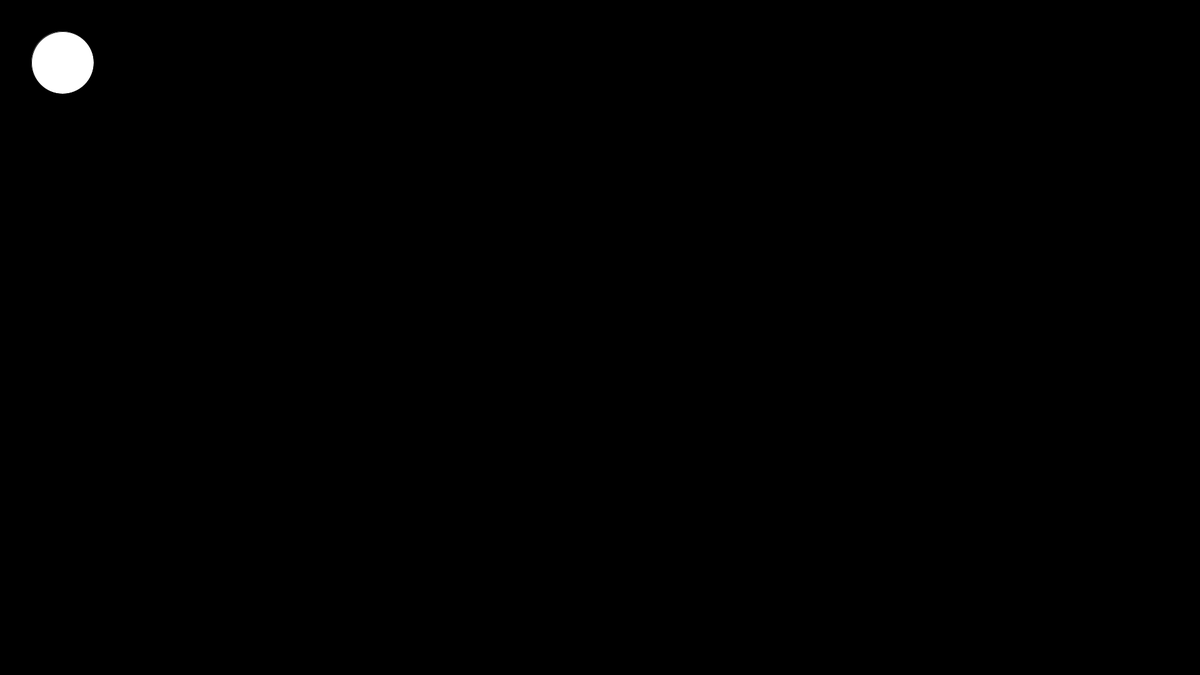
Frame 1 (no input)
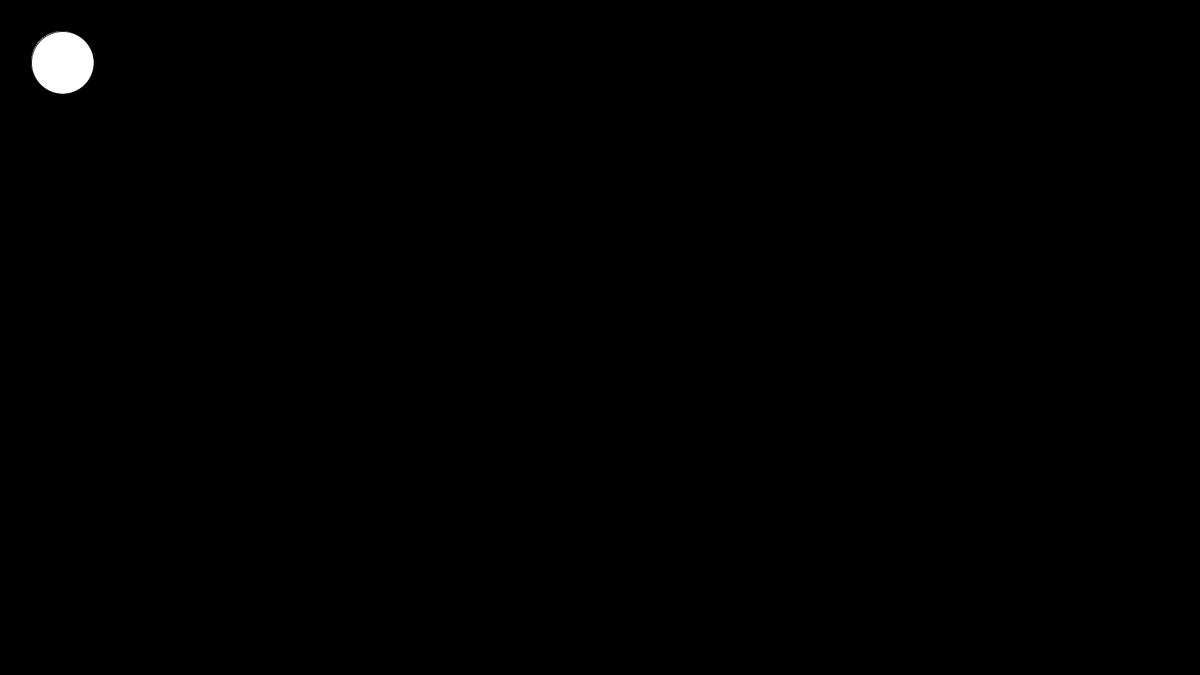
Frame 60 (the mouse pressed at the canvas centre just before this capture)
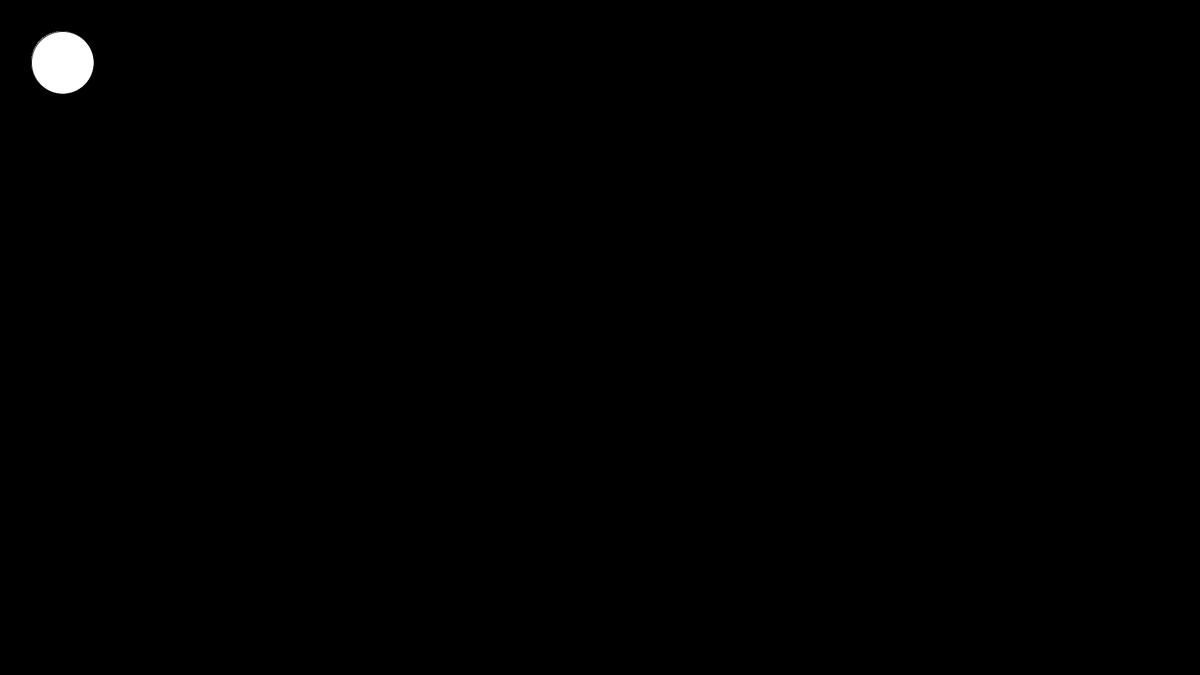
Frame 120 (the mouse held since frame 60 and released just before this capture)

The Processing sketch that drew these frames (run headless with seeded random() and noise(); from frame 60 on, the mouse is pressed at the canvas centre):

// Processing sketch: Template
// ── Template.pde
void setup() {
 size(1920, 1080); 
 background(0);
}

void draw() {
  fill(255);
  ellipse(100,100,100,100); 
}
